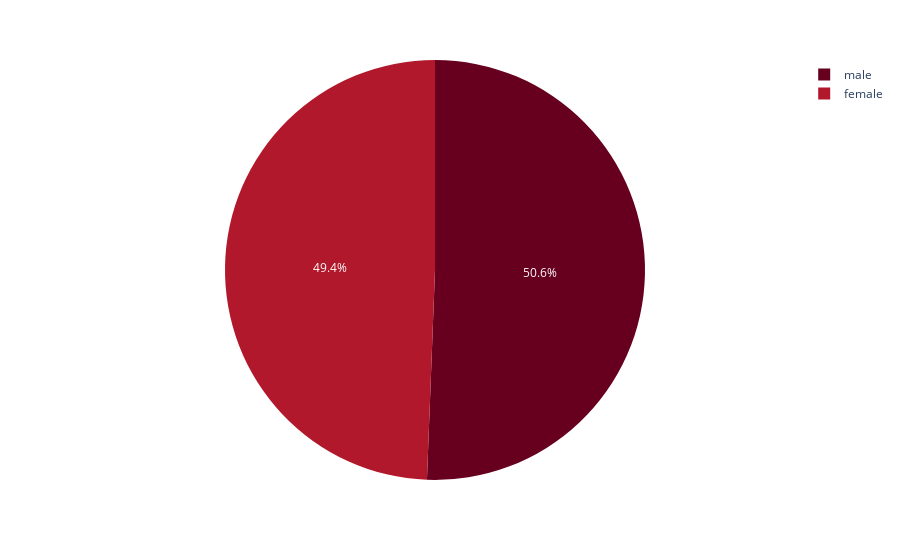

The cell this chart's notebook holds for it:
### Markdown cell above
Gender distribution

### Code cell
from pathlib import Path
text = Path('data_sets/ma2.txt').read_text()
male_num = text.count("_male_")
female_num = text.count("female")
names = ["male","female"]
values = [male_num/(male_num+female_num),female_num/(male_num+female_num)]
fig = px.pie(values=values, names=names, color_discrete_sequence=px.colors.sequential.RdBu)
fig.show()
print(male_num,female_num)

### Figure 1 — Plotly figure (JSON) as saved in the notebook; plotly's stock layout.template omitted (floating-point values rounded to 4 significant figures)
{"data": [{"domain": {"x": [0, 1], "y": [0, 1]}, "hovertemplate": "label=%{label}<br>value=%{value}<extra></extra>", "labels": ["male", "female"], "legendgroup": "", "name": "", "showlegend": true, "type": "pie", "values": [0.5061, 0.4939]}], "layout": {"legend": {"tracegroupgap": 0}, "margin": {"t": 60}, "piecolorway": ["rgb(103,0,31)", "rgb(178,24,43)", "rgb(214,96,77)", "rgb(244,165,130)", "rgb(253,219,199)", "rgb(247,247,247)", "rgb(209,229,240)", "rgb(146,197,222)", "rgb(67,147,195)", "rgb(33,102,172)", "rgb(5,48,97)"]}}
